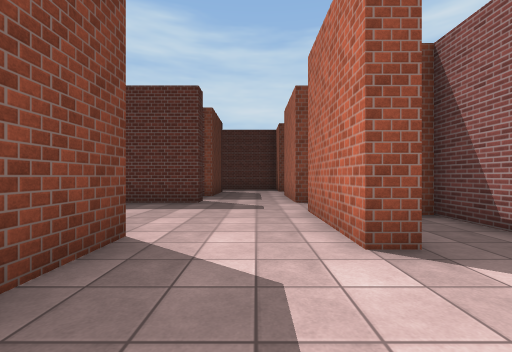
[1] (above)

24 first-person views from a walk through a 3-D level made in the Unity game engine. The camera is 1.3 m above the floor, looks level and sees 90° across. The floor is counted in squares, 2 m on a side. Each view is taken from the middle of a square. On the plan, view 1 faces up. The plan holds only what a view shows up to about 9 squares ahead; the rest is blank. Surface patterns are stand-ins for the level's own textures.

[2]
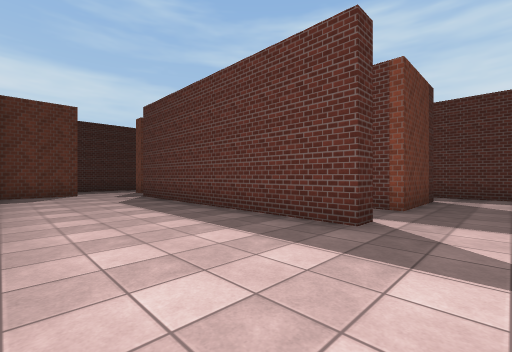

[3]
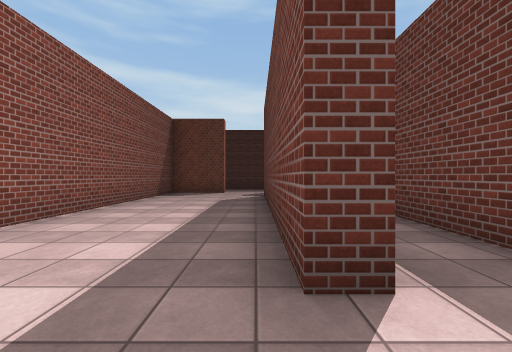

[4]
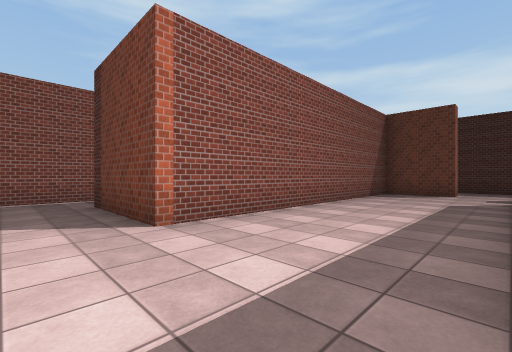

[5]
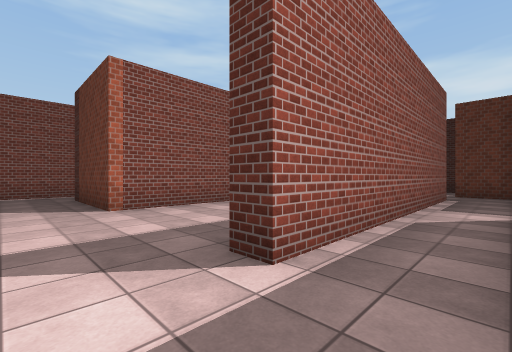

[6]
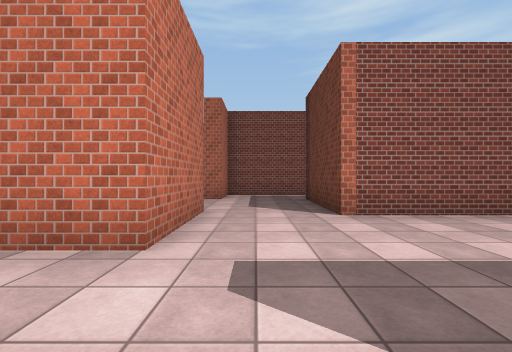

[7]
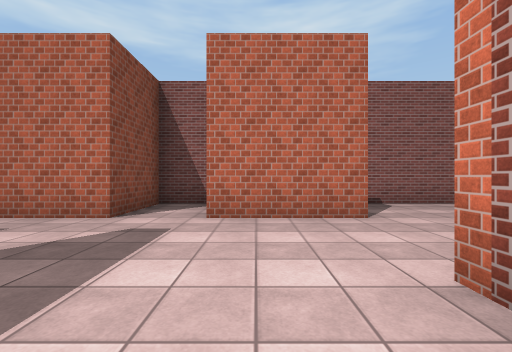

[8]
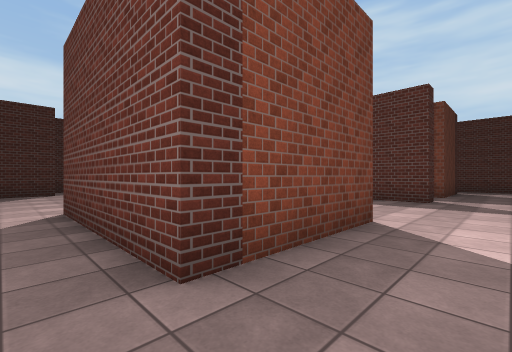

[9]
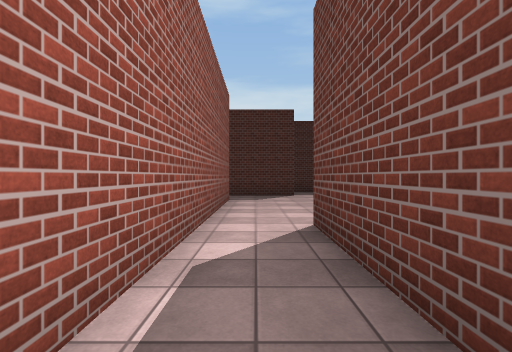

[10]
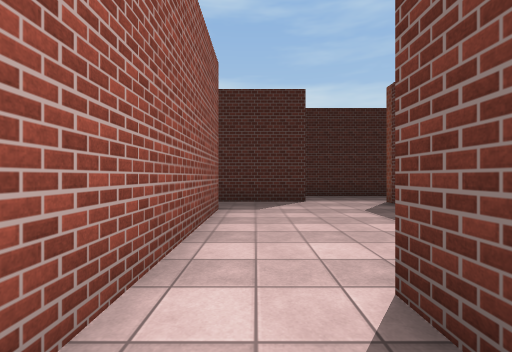

[11]
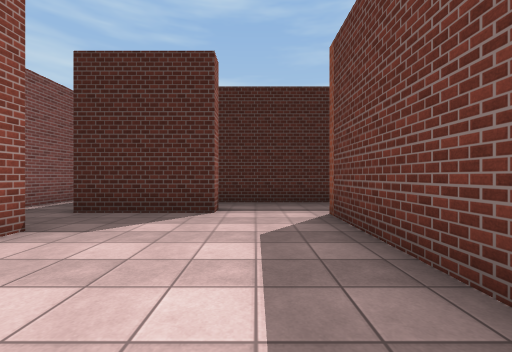

[12]
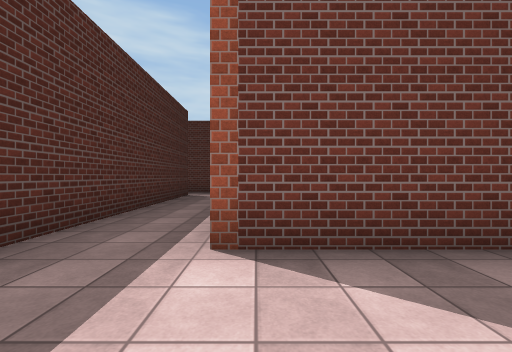

[13]
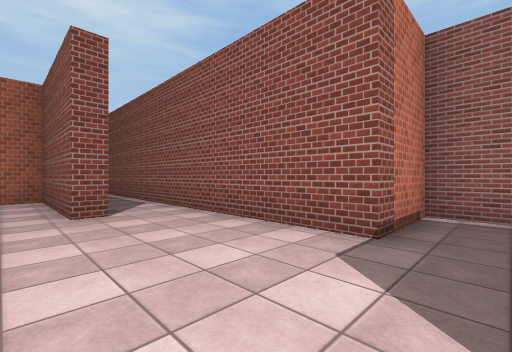

[14]
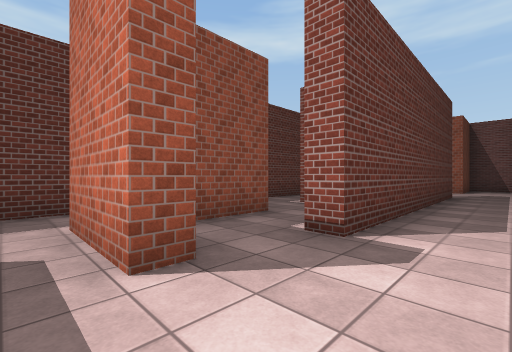

[15]
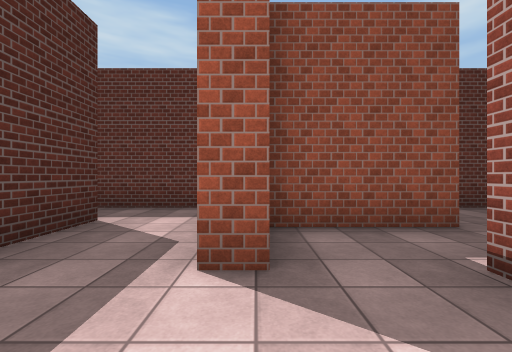

[16]
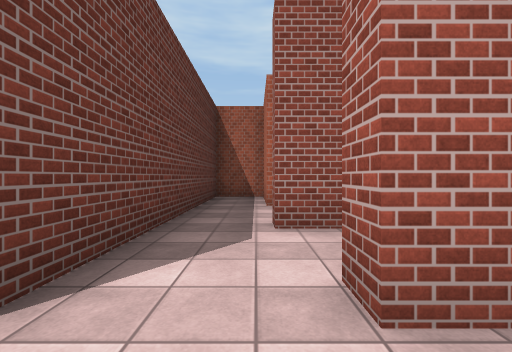

[17]
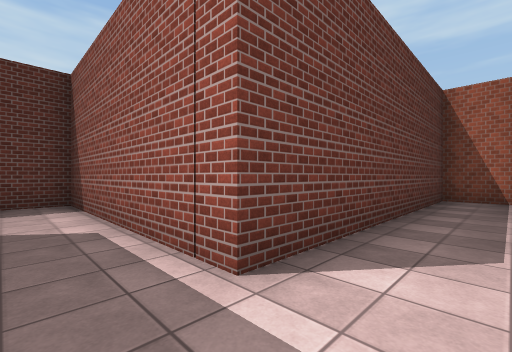

[18]
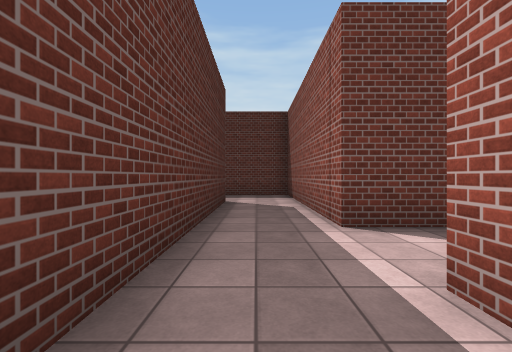

[19]
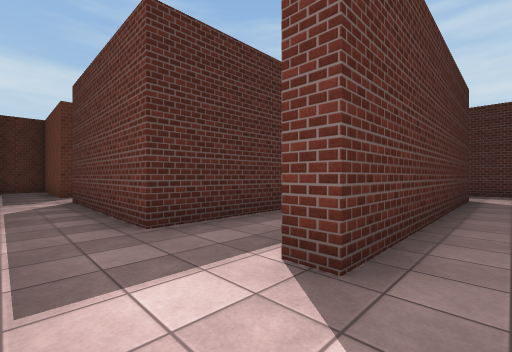

[20]
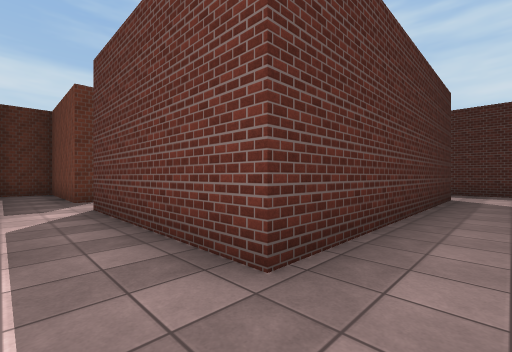

[21]
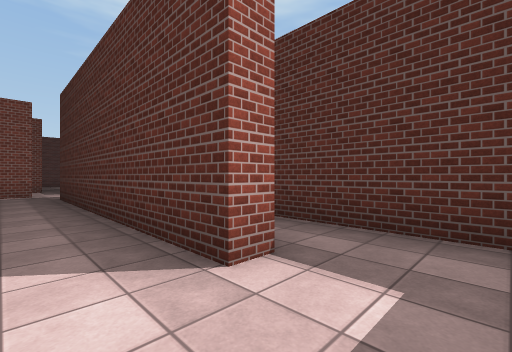

[22]
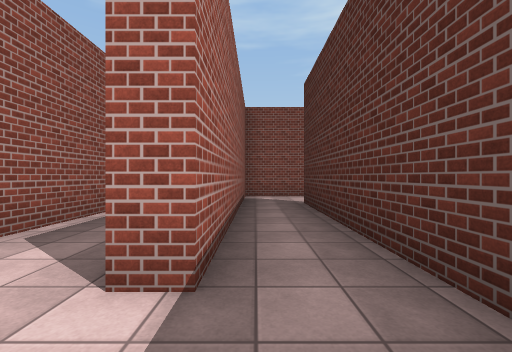

[23]
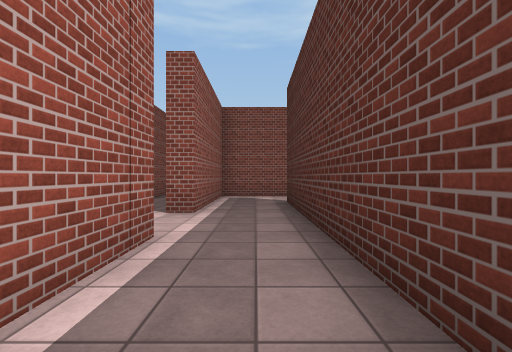

[24]
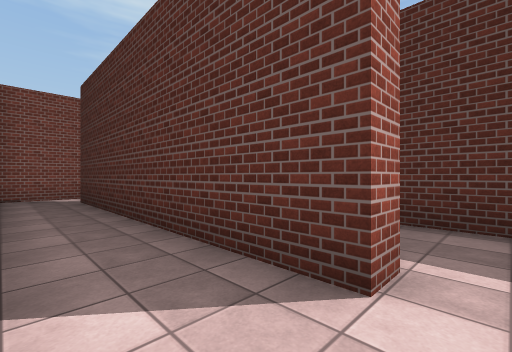

### Floor plan
Ten units are one square. View 1 is at (0, 0); x grows to the right and y downward. Boxes are objects, and circles mark ways between rooms. Rooms are numbered by the first view taken in them; rooms with no view inside come last. Other rooms are left out.
<svg viewBox="-221 -163 256 190">
<path fill="none" stroke="#000" d="M-14 -68 -14 -63 -84 -63 -84 -68 -74 -68M15 -23 10 -23 10 -48 22 -48M-55 17 10 17 10 2 15 2M30 -51 30 -63 10 -63M-95 -28 -14 -28 -14 2 -54 2M-74 -83 -99 -83M30 8 30 -44M-99 -49 -99 -30M-99 -80 -99 -68 -104 -68M-14 -83 -42 -83M-74 -68 -14 -68M10 -63 10 -85M-54 2 -54 -3 -19 -3 -19 -10M-72 -23 -105 -23M-90 17 -55 17M-105 -3 -105 22M-104 -68 -104 -88M-123 -89 -123 0M-110 -3 -105 -3M-168 -135 -168 -86M-149 -103 -149 -158 -166 -158M-176 -48 -149 -48 -149 -85M-168 -86 -168 -66 -174 -66M-173 -104 -173 -124M-197 -136 -192 -136 -192 -63 -204 -63M-188 -48 -176 -48M-166 -158 -195 -158M-216 -68 -197 -68 -197 -136M-212 -150 -212 -88M-128 -40 -128 -51M-128 -79 -128 -89M-149 -85 -144 -85 -144 -15M-148 -3 -130 -3M-114 -103 -149 -103M-35 -103 -59 -103M-101 -88 -86 -88M-79 -88 -79 -103 -114 -103"/>
<circle cx="-5" cy="-60" r="3" fill="#2a7"/>
<circle cx="-80" cy="-70" r="3" fill="#2a7"/>
<circle cx="-60" cy="10" r="3" fill="#2a7"/>
<circle cx="-100" cy="-55" r="3" fill="#2a7"/>
<circle cx="-65" cy="-80" r="3" fill="#2a7"/>
<circle cx="-100" cy="-10" r="3" fill="#2a7"/>
<circle cx="-110" cy="-75" r="3" fill="#2a7"/>
<circle cx="-160" cy="-75" r="3" fill="#2a7"/>
<circle cx="-170" cy="-145" r="3" fill="#2a7"/>
<circle cx="-150" cy="-90" r="3" fill="#2a7"/>
<circle cx="-170" cy="-55" r="3" fill="#2a7"/>
<circle cx="-190" cy="-145" r="3" fill="#2a7"/>
<circle cx="-120" cy="-90" r="3" fill="#2a7"/>
<text x="-30" y="-30">1</text>
<text x="-40" y="-70">2</text>
<text x="-70" y="0">3</text>
<text x="-110" y="-50">4</text>
<text x="-160" y="-120">5</text>
<text x="-160" y="-60">6</text>
<text x="-180" y="-100">7</text>
<text x="-200" y="-100">8</text>
<text x="-140" y="-50">9</text>
<text x="-50" y="-90">10</text>
<text x="-100" y="-90">11</text>
</svg>
Room 1 opens to room 2. Room 1 opens to room 3. Room 1 opens to room 4. Room 2 opens to room 10. Room 3 opens to room 4. Room 4 opens to room 11. Room 5 opens to room 6. Room 5 opens to room 7. Room 5 opens to room 9. Room 6 opens to room 7. Room 7 opens to room 8. Room 9 opens to room 11.

Where each view was taken, in squares from view 1:
view 1: 0 up, 0 right, facing up
view 2: 3 up, 0 right, facing up-left
view 3: 6 up, 0 right, facing left
view 4: 6 up, 0 right, facing down-left
view 5: 8 up, 0 right, facing down-left
view 6: 7 up, 0 right, facing down
view 7: 4 up, 3 left, facing right
view 8: 1 down, 0 right, facing up-left
view 9: 1 down, 2 left, facing left
view 10: 1 down, 4 left, facing left
view 11: 1 up, 6 left, facing left
view 12: 0 up, 10 left, facing up
view 13: 1 up, 10 left, facing down-right
view 14: 5 up, 11 left, facing up-right
view 15: 5 up, 10 left, facing up
view 16: 9 up, 16 left, facing right
view 17: 9 up, 16 left, facing up-right
view 18: 7 up, 16 left, facing up
view 19: 5 up, 16 left, facing up-left
view 20: 5 up, 18 left, facing up-left
view 21: 15 up, 18 left, facing down-left
view 22: 15 up, 20 left, facing down
view 23: 13 up, 16 left, facing down
view 24: 9 up, 13 left, facing down-left
